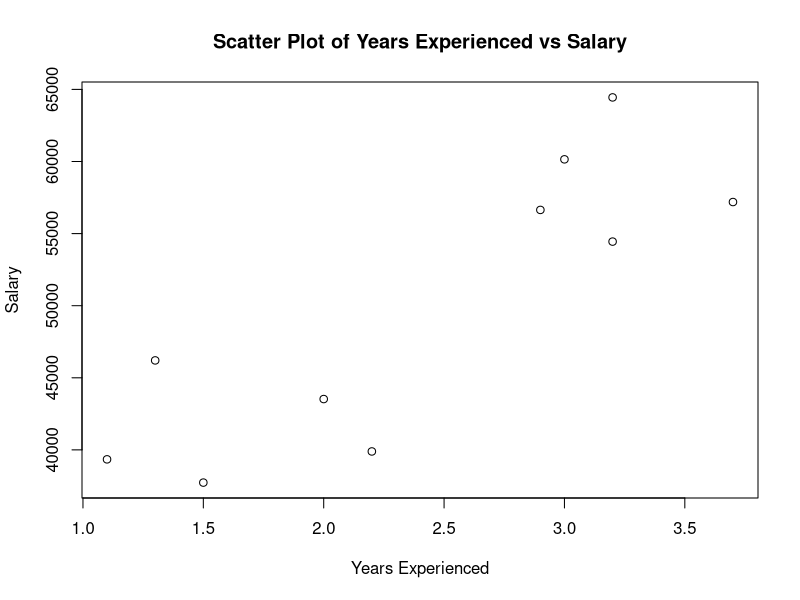

The R script that drew this image:
data <- data.frame(
  Years_Exp = c(1.1, 1.3, 1.5, 2.0, 2.2, 2.9, 3.0, 3.2, 3.2, 3.7),
  Salary = c(39343.00, 46205.00, 37731.00, 43525.00,
             39891.00, 56642.00, 60150.00, 54445.00, 64445.00, 57189.00)
)
plot(data$Years_Exp, data$Salary,
     xlab = "Years Experienced",
     ylab = "Salary",
     main = "Scatter Plot of Years Experienced vs Salary")
